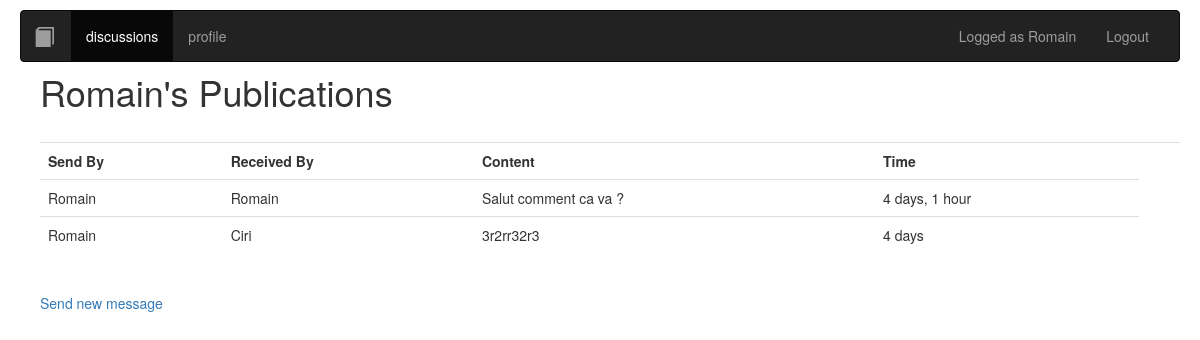
The app's page /publications/ (signed in) with its own data.
### messenger/models.py (models this page shows, shortened)
class Message(models.Model):
	sender = models.ForeignKey(User, on_delete = models.CASCADE, null = False, related_name='sender') #clé étrangère référençant la personne envoyant le msg
	receiver = models.ForeignKey(User, on_delete = models.CASCADE, null = False, related_name='receiver') #clé étrangère référençant la personne envoyant le msg
	created = models.DateTimeField(auto_now_add = True, null = False) #champ DateTime qui se set a NOW a sa creation, correspond à l'envoi du message
	content = models.TextField(null = False) # champ de texte, le contenu du message

### messenger/views/publications.py (the view)
# urls.py: path('publications/', Publications.as_view(), name = 'publication'),
class Publications(ListView):
    template_name = "messenger/publications.html"
    model = Message
    def get(self, request):
        if not request.user.is_authenticated:
            return redirect('home')
        return super().get(self.request)
    def get_queryset(self): #on surcharge la methode get query set pour ne voir que les article du user
        return self.model.objects.filter(sender = self.request.user)

### messenger/templates/messenger/publications.html (shortened to what this page needs)
{% extends 'messenger/base.html' %} {% block title %}
{% load bootstrap3 %}
{{ user.username }}'s Publications{% endblock title %}
{% load i18n %}
{% block content %}
{% include 'messenger/nav.html' %}
<h1 style="padding-left: 20px; margin: 10px 20px">{{ user.username }}'s Publications</h1>
<div style="padding-left: 20px; margin: 10px 20px">
  <div>
    <table class="table">
      <tr>
        <th>{% trans 'Send by' %}</th>
        <th>{% trans 'Received by' %}</th>
        <th>{% trans 'content' %}</th>
        <th>{% trans 'Time' %}</th>
        <th></th>
      </tr>
      {% for message in object_list %}
      <tr>
        <td>{{ message.sender|truncatechars:20 }}</td>
        <td>{{ message.receiver|truncatechars:20 }}</td>
        <td>{{ message.content }}</td>
        <td>{{ message.created|timesince}}</td>
      </tr>
      {% endfor %}
    </table>
    <a href="{% url 'publish' %}">{% trans 'Send new message' %}</a>
  </div>
</div>
{% endblock content %}

### messenger/templates/messenger/nav.html (shortened to what this page needs)
{% load static %}
{% load bootstrap3 %}
{% load i18n %}
<nav style="padding-left: 20px; margin: 10px 20px"  class="navbar navbar-inverse">
    <div class="container-fluid">
      <div class="navbar-header">
        <ul class="nav navbar-nav navbar-right">
            <li>
                <a class="navbar-brand" href="{% url 'home' %}">
                    <span style="margin-left:-22px; font-size:20px" class="glyphicon glyphicon-book " aria-hidden="true"></span>
                </a>
            </li>
            <li class="active">
                {% if user.is_authenticated %}
                <a href="{% url 'discussions' %}"> {% trans 'discussions' %} </a>
                {% endif %}
            </li>
            {% if not user.is_authenticated %}
                <li><a href="{% url 'register' %}">{% trans 'Register' %}</a></li>
            {% else %}
            <li><a href="{% url 'profile' %}">{% trans 'profile' %}</a></li>
            {% endif %}
        </ul>
    </div>
    <div class="container-fluid">
        <ul class="nav navbar-nav navbar-right">
            {% if user.is_authenticated %}
            <li >
              <a href="#">Logged as {{request.user.username}}</a>
            </li>
            <li >
              <a href="{% url 'logout' %}">{% trans 'Logout' %}</a>
            </li>
            {% endif %}
          </ul>
        </div>
      </div>
    </nav>

### messenger/templates/messenger/base.html (style rules this page uses)
th { text-transform: capitalize; }

### records on screen
Message: sender "Romain", receiver "Romain", content "Salut comment ca va ?", created "4 days, 1 hour"
Message: sender "Romain", receiver "Ciri", content "3r2rr32r3", created "4 days"

### other values on screen
{{ request.user.username }} "Romain"
{{ user.username }} "Romain"
